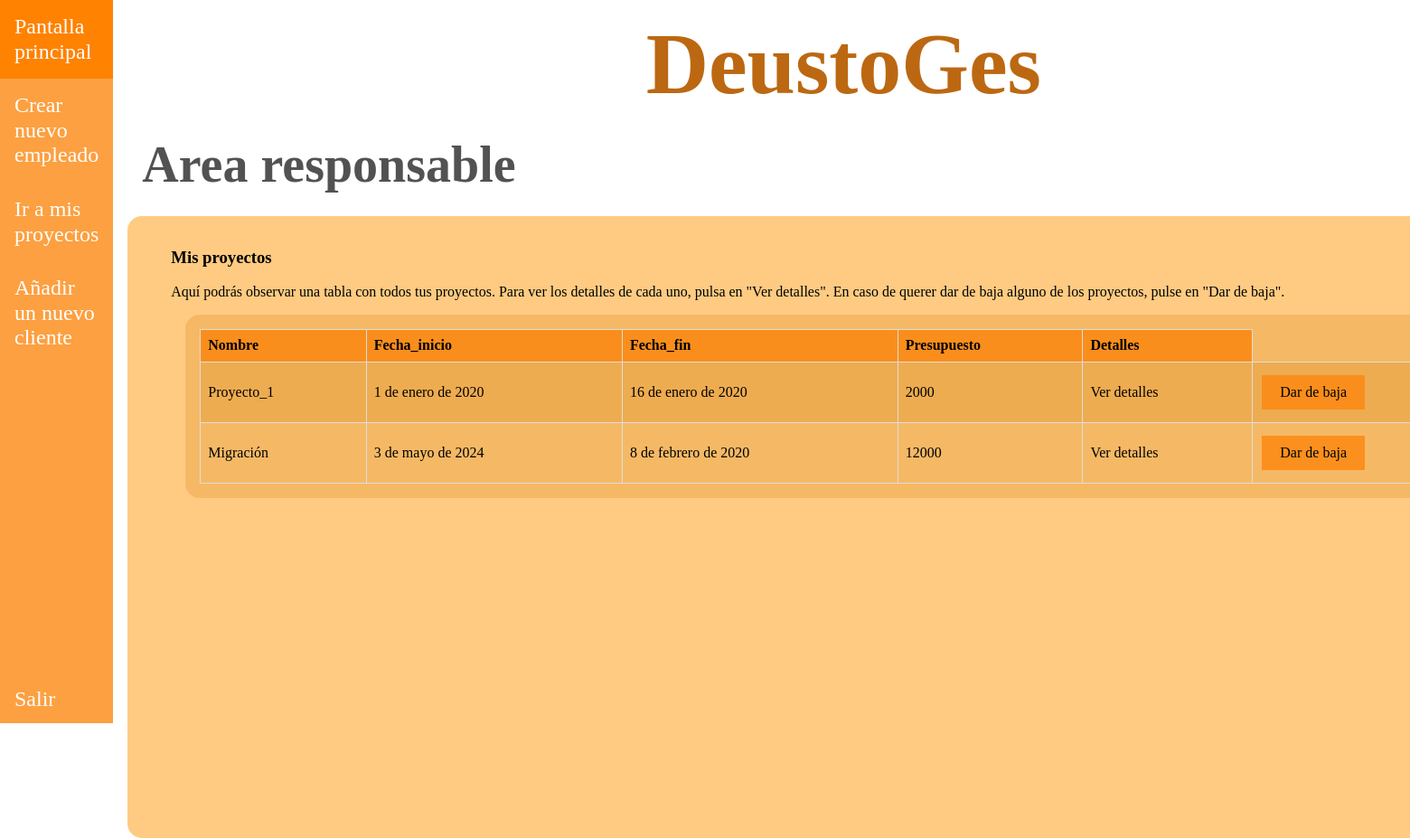
The page /appDeustoGes/responsables/1/proyectos/ on the database as committed earlier.
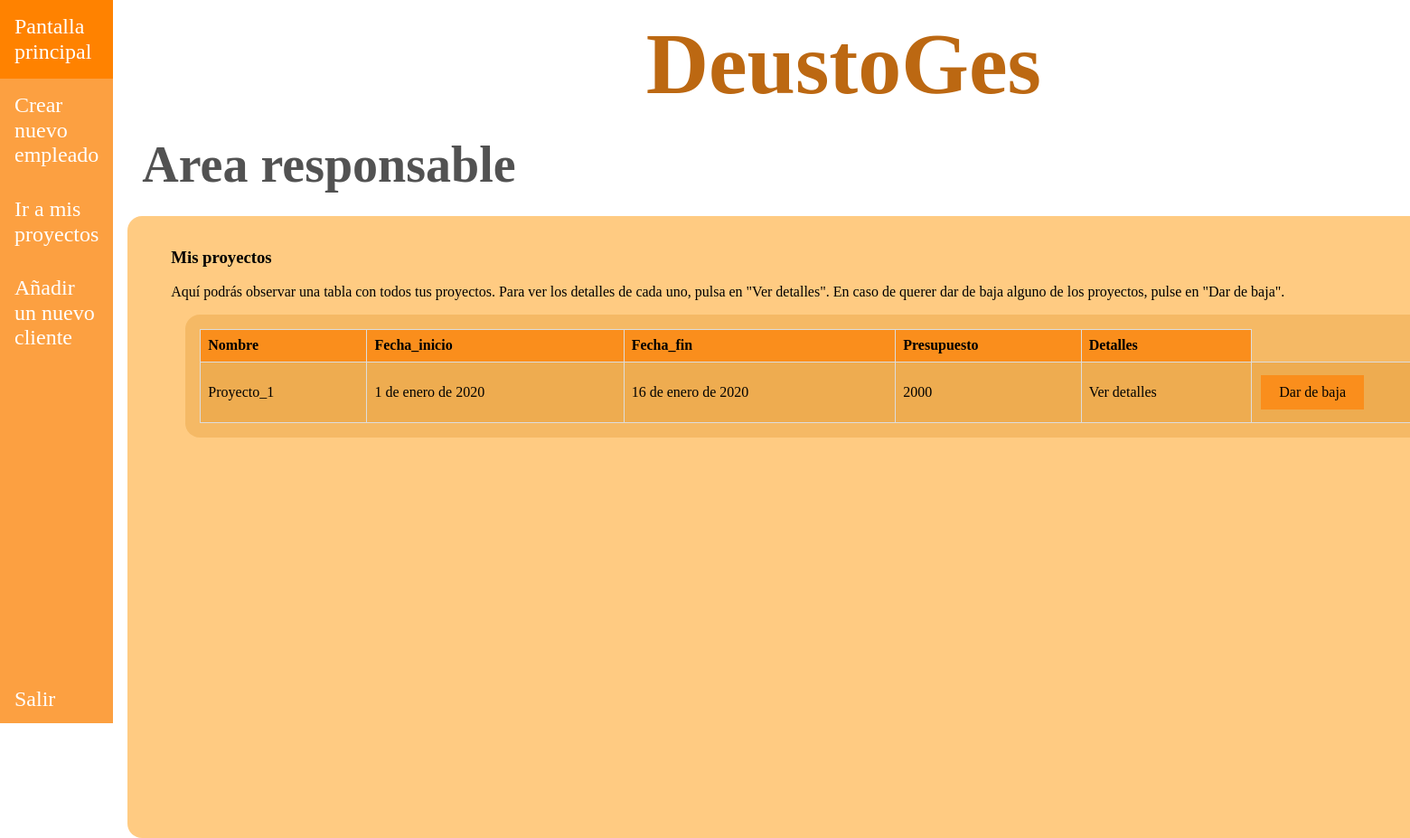
The same page on the database as committed later.
### appDeustoGes/models.py (models this page shows, shortened)
class Proyecto(models.Model):
    nombre = models.CharField(max_length=15)
    descripcion = models.TextField()
    fecha_inicio = models.DateField(default=date(2020, 1, 1))
    fecha_fin = models.DateField(default=date(2020, 1, 1))
    presupuesto = models.IntegerField()
    tareas = models.ManyToManyField(Tarea, blank=False)
    responsable = models.ForeignKey(Empleado, on_delete=models.CASCADE)
    cliente = models.ForeignKey(Cliente, on_delete=models.CASCADE)
    created = models.DateTimeField(auto_now_add=True,blank=True, null=True)
    updated = models.DateTimeField(auto_now=True,blank=True, null=True)
    class Meta:
        verbose_name = "proyecto"
        verbose_name_plural = "proyectos"

### appDeustoGes/views.py (the view)
# urls.py: path("/responsables/<int:id_responsable>/proyectos/", views.index_proyectos, name='proyectos_index'),
def index_proyectos(request, id_responsable):
    responsable = get_object_or_404(Empleado, id=id_responsable)
    proyectos = Proyecto.objects.all()
    return render(request, "appDeustoGes/proyectos_index.html", {"proyectos": proyectos,
                                                                 "responsable": responsable})

### templates/appDeustoGes/proyectos_index.html
{% extends "base.html" %}
{% block css %}
    <link rel="stylesheet" href="/../static/css/normalize.css">
    <link rel="stylesheet" href="/../static/css/style.css">
{% endblock %}
{% block nav_header %}
    <nav class="barra-lateral">
        <ul class="listado-barra-lateral">
            <div>
                <li><a href="{% url 'pantalla_responsable' responsable.id %}">Pantalla principal</a></li>
                <li><a href="{% url 'empleado_create' responsable.id %}">Crear nuevo empleado</a></li>
                <li><a href="{% url 'proyectos_index' responsable.id %}">Ir a mis proyectos</a></li>
                <li><a href="{% url 'cliente_create' responsable.id %}">Añadir un nuevo cliente</a></li>
            </div>
            <div>
                <li><a href="{% url 'login' %}">Salir</a></li>
            </div>
        </ul>
    </nav>
{% endblock %}
{% block main_contenido %}
    <h2>Area responsable</h2>
<div class="contenido">
    <div class="introduccion">
        <h3>Mis proyectos</h3>
        <p>Aquí podrás observar una tabla con todos tus proyectos. Para ver los detalles de cada uno, pulsa en
            "Ver detalles". En caso de querer dar de baja alguno de los proyectos, pulse en "Dar de baja".</p>
        <div class="contenido_interno">
            <table class="estilos-table">
                <thead>
                    <tr>
                        <th>Nombre</th>
                        <th>Fecha_inicio</th>
                        <th>Fecha_fin</th>
                        <th>Presupuesto</th>
                        <th>Detalles</th>
                    </tr>
                </thead>
                <tbody>
                    {% for proyecto in proyectos %}
                        {% if responsable.id == proyecto.responsable_id %}
                            <tr>
                                <td>{{ proyecto.nombre }}</td>
                                <td>{{ proyecto.fecha_inicio }}</td>
                                <td>{{ proyecto.fecha_fin }}</td>
                                <td>{{ proyecto.presupuesto }}</td>
                                <td><a href="{% url 'proyecto_detail' responsable.id proyecto.id %}">Ver detalles</a></td>
                                <td><a href="{% url 'delete_proyecto' responsable.id proyecto.id %}"
                                       class="añadir-button">Dar de baja</a></td>
                            </tr>
                        {% endif %}
                    {% endfor %}
                </tbody>
            </table>
        </div>
    </div>
</div>
{% endblock %}

### templates/base.html (shortened to what this page needs)
<!doctype html>
<html lang=es>
<head>
    {% block css %}{% endblock %}
</head>
<body class="flex">
    <div>
        {% block nav_header %}{% endblock %}
    </div>
    <div class="flex2">
        <header>
            <h1>DeustoGes</h1>
        </header>
        <main>
            {% block main_contenido %}{% endblock %}
        </main>
    </div>
</body>
</html>

### static/css/style.css (style rules this page uses)
html { box-sizing: border-box; }
*, *:before, *:after { box-sizing: inherit; }
a { text-decoration: none; color: black; }
ul { list-style: none; margin: 0; padding: 0; }
.flex { display: flex; }
.flex2 { display: flex; flex-direction: column; }
h1 { text-align: center; font-size: 6rem; margin-top: 1rem; margin-bottom: 0; color: #bc6812; }
h2 { margin-block:0; padding-block: 1.5rem; margin-left: 2rem; font-size: 3.5rem; width: 100%; color: rgba(0, 0, 0, 0.678); }
.barra-lateral { max-width: 15rem; background-color: rgba(252, 140, 24, 0.82); height: 100vh; }
.listado-barra-lateral { display: grid; grid-template-rows: 93vh 7vh; }
.listado-barra-lateral a { font-size: 1.5rem; color: white; display: block; padding: 1rem; }
.contenido { padding: 1rem; margin-left: 1rem; width: 100rem; height: 43rem; background-color: rgba(255, 149, 0, 0.49); border-radius: 1rem; }
.introduccion { margin-inline: 2rem; }
.contenido_interno { margin-inline: 1rem; padding: 1rem; background-color: rgba(216, 136, 24, 0.27); margin-block: 1rem; border-radius: 1rem; }
.estilos-table { width: 100%; border-collapse: collapse; }
.estilos-table th { background-color: rgba(252, 140, 24, 0.91); border: 1px solid #dddddd; text-align: left; padding: 8px; }
.estilos-table td { border: 1px solid #dddddd; text-align: left; padding: 8px; }
.estilos-table tr:nth-child(odd) { background-color: rgba(216, 136, 24, 0.27); }
.estilos-table td a { text-decoration: none; color: black; }
.añadir-button { background-color: rgba(252, 140, 24, 0.91); text-align: center; border: none; color: white; padding: 10px 20px; text-decoration: none; display: inline-block; font-size: 16px; margin: 6px 2px; transition-duration: 0.4s; cursor: pointer; }

Rows that differ between the two databases and show on the page:
removed Proyecto: nombre "Migración", fecha_inicio "3 de mayo de 2024", fecha_fin "8 de febrero de 2020", presupuesto "12000"
